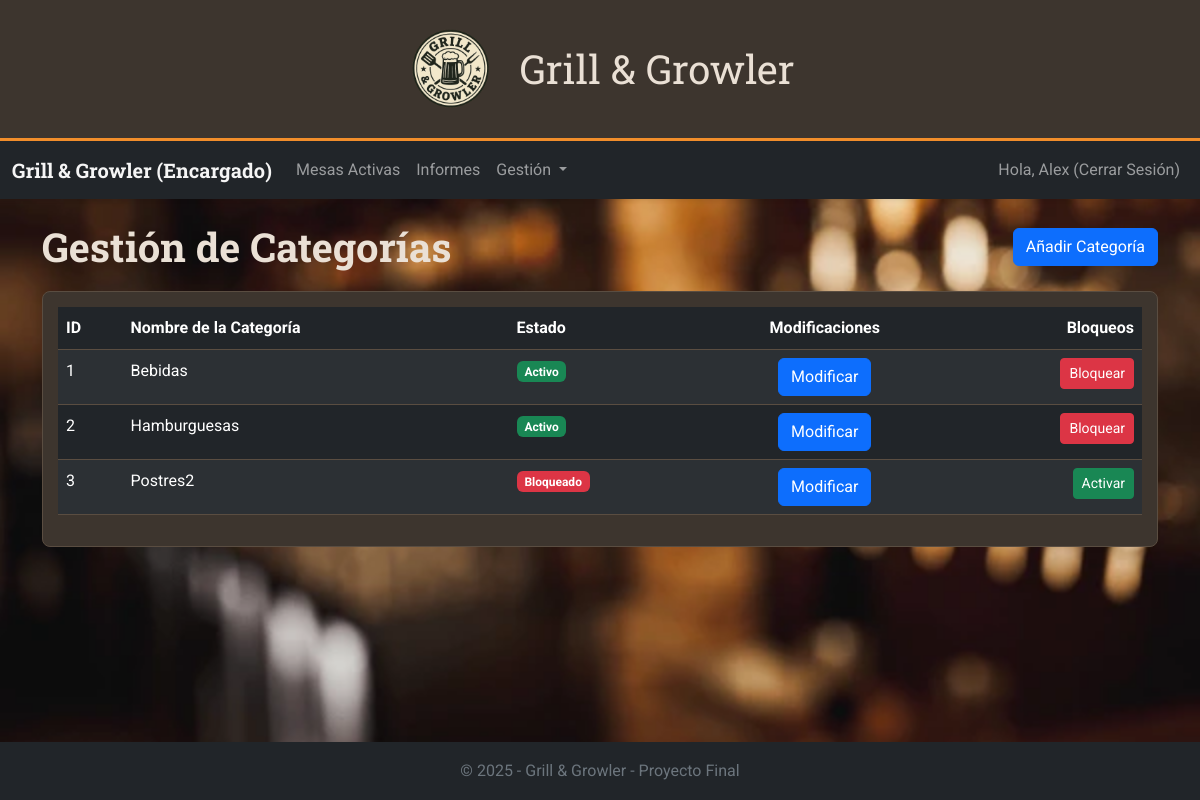
The app's page /Bootstrap/encargado/gestion_categorias.php (signed in) with its own data.
### tables this page shows
CREATE TABLE `categoria` (
  `idc` int(11) NOT NULL,
  `nombre` varchar(50) NOT NULL,
  `estado` tinyint(1) NOT NULL COMMENT '0 - habilitado\r\n1 - deshabilitado'
);

### Bootstrap/encargado/gestion_categorias.php (the view, shortened to what this page needs)
<!DOCTYPE html>
<html lang="es">
<head>
    <link rel="stylesheet" href="../css/bootstrap.min.css">
    <link rel="stylesheet" href="../css/style.css">
</head>
<body class="d-flex flex-column min-vh-100">
    <?php include '../includes/header.php'; ?>
    <?php include 'navbar_encargado.php'; ?>
    <main class="container mt-4 flex-grow-1">
        <div class="d-flex justify-content-between align-items-center mb-3">
            <h1 class="titulo" style="margin-top: 0; margin-bottom: 0;">Gestión de Categorías</h1>
            <button type="button" class="btn btn-primary" data-bs-toggle="modal" data-bs-target="#modalAñadirCategoria">
                Añadir Categoría
            </button>
        </div>
        <div class="caja">
            <div class="table-responsive">
                <table class="table table-dark table-striped table-hover">
                    <thead>
                        <tr>
                            <th>ID</th>
                            <th>Nombre de la Categoría</th>
                            <th>Estado</th>
                            <th class='text-center'>Modificaciones</th>
                            <th class="text-end">Bloqueos</th>
                        </tr>
                    </thead>
                    <tbody>
                        <?php
                        include("../includes/conexion.php");
                        $consulta_categoria = "SELECT * FROM categoria";
                        $result = mysqli_query($conn, $consulta_categoria);
                        if (mysqli_num_rows($result) > 0) {
                            while ($row = mysqli_fetch_array($result)) {
                                $idc = $row['idc'];
                                $nombre = $row['nombre'];
                                if ($row['estado'] == 0) {
                                    $estado = 'Activo';
                                    $color = 'success';
                                    $bloquear = false;
                                } else {
                                    $estado = 'Bloqueado';
                                    $color = 'danger';
                                    $bloquear = true;
                                }
                                echo "<tr>";
                                echo "<td>" . ($idc) . "</td>";
                                echo "<td>" . ($nombre) . "</td>";
                                echo "<td><span class='badge bg-" . $color . "'>" . ($estado) . "</td>";
                                echo "<td class='text-center'>
                                        <button type='button' class='btn btn-primary' data-bs-toggle='modal' data-bs-target='#modalModificar$idc'>
                                            Modificar
                                        </button>
                                    </td>";
                                echo "<td class='text-end'>
                                        <form action='gestion_categorias.php' method='POST'>
                                            <input type='hidden' name='idc' value='$idc'>";
                                            if (!$bloquear) {
                                                echo "<button type='submit' name='bloquear' class='btn btn-danger btn-sm'>Bloquear</button>";
                                            } else {
                                                echo "<button type='submit' name='activar' class='btn btn-success btn-sm'>Activar</button>";
                                            }
                                echo "</form>
                                        </td>";
                                echo "</tr>";
                            }
                        }
                        ?>
            </div>
        </div>
    </main>
    <?php include '../includes/footer.php'; ?>
</body>
</html>

### records on screen
categoria: idc "1", nombre "Bebidas", estado "Activo", shows "Bloquear"
categoria: idc "2", nombre "Hamburguesas", estado "Activo", shows "Bloquear"
categoria: idc "3", nombre "Postres2", estado "Bloqueado", shows "Activar"

### other values on screen
$_SESSION['nombre'] "Alex"
